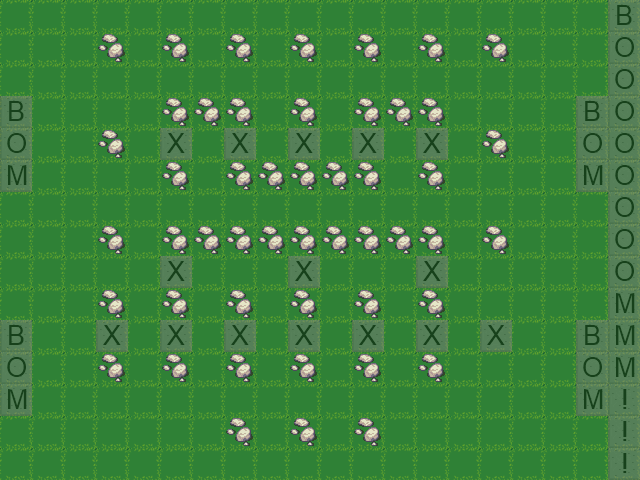

Rendered tile map (Tiled .tmx) drawn with the repository's tilesets; below, a short description and the map source with its tile grids summarised:
An orthogonal 20x15 tile map with 32x32 px tiles, 1 tile layer (Kachelebene 1).

<map version="1.0" orientation="orthogonal" width="20" height="15" tilewidth="32" tileheight="32">
 <tileset firstgid="1" name="tiles_test" tilewidth="32" tileheight="32">
  <image source="tiles_test.png" width="512" height="512" />
 </tileset>
 <layer name="Kachelebene 1" width="20" height="15">
  <data>[300 cells, 300 non-empty, 8 distinct tile ids]</data>
 </layer>
</map>
